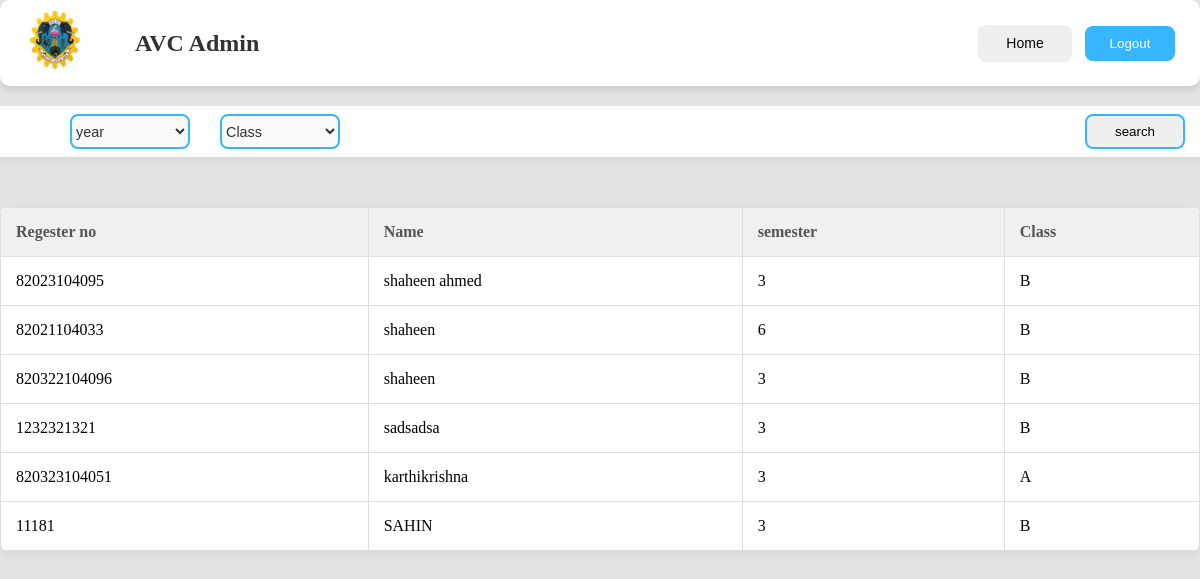
/student/, run on an earlier commit of the app's database.
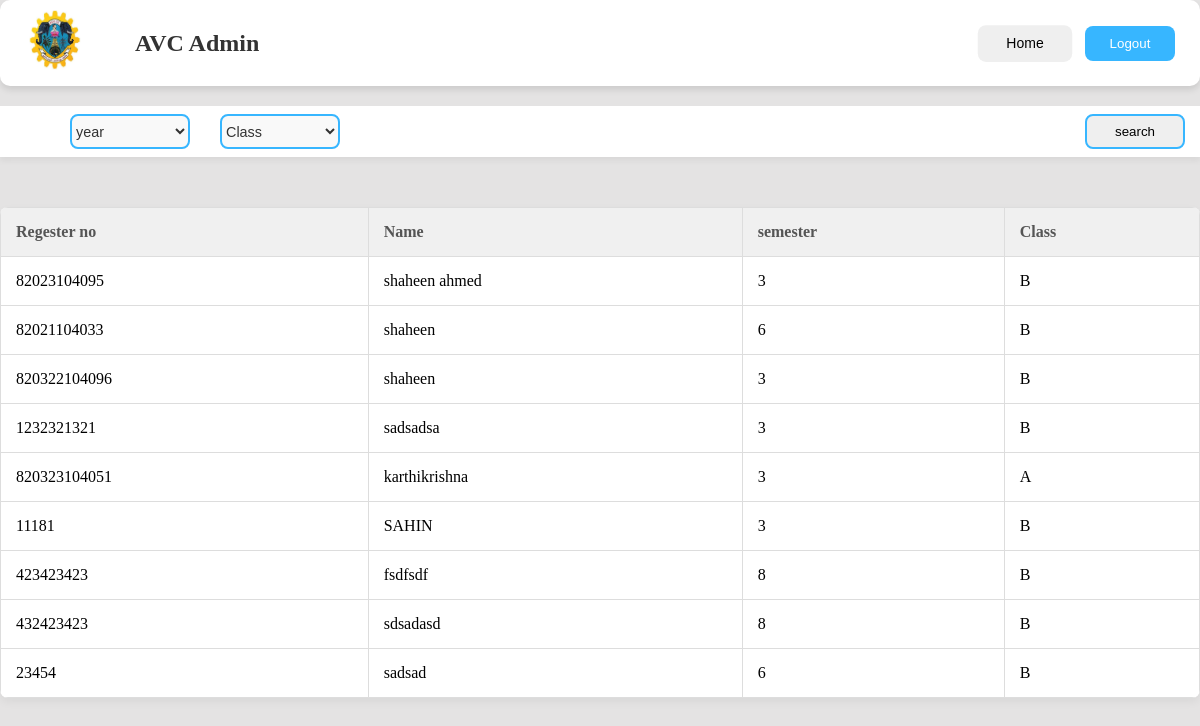
And on a later commit of the database.
### core/models.py (models this page shows, shortened)
class Student(models.Model):
    name = models.CharField(max_length=20)
    regno = models.BigIntegerField(unique=True)
    dept = models.CharField(max_length=50,choices=DEPARTMENT)
    section = models.CharField(max_length=1)
    semester = models.SmallIntegerField()

### core/views.py (the view, shortened to what this page needs)
# urls.py: path('student/',views.StudentCheck.as_view(),name='student'),
class StudentCheck(View):
    template_name = 'admin/student.html'
    def get(self,request):
        student = Student.objects.all()
        return render(self.request,self.template_name,{'students':student})

### templates/admin/student.html (shortened to what this page needs)
{% extends 'admin/nav.html' %}
{% load static %}
{% block header %}
<link rel="stylesheet" href="{% static 'css/student.css' %}">
{% endblock %}
{% block content %}
<form action="{% url 'student' %}" method="post">
    <div class="filters">
        <div class="main_features">
            <div>
                <select class="features" name="year">
                    <option value="">year</option>
                </select>
            </div>
            <div>
                <select class="features" name="class">
                    <option value="">Class</option>
                </select>
            </div>
        </div>
        <div class="search">
            <button type="submit" class="search_bar"> search </button>
        </div>
    </div>
</form>
<table>
    <thead>
        <tr>
            <th>Regester no</th>
            <th>Name</th>
            <th>semester</th>
            <th>Class</th>
        </tr>
    </thead>
    <tbody>
        {% for student in students %}
        <tr>
            <td>{{student.regno}}</td>
            <td>{{student.name}}</td>
            <td>{{student.semester}}</td>
            <td>{{student.section}}</td>
        </tr>
        {% endfor %}
    </tbody>
</table>
{% endblock %}

What changed in the data, as far as the page shows it:
added Student: regno "423423423", name "fsdfsdf", semester "8", section "B"
added Student: regno "432423423", name "sdsadasd", semester "8", section "B"
added Student: regno "23454", name "sadsad", semester "6", section "B"
